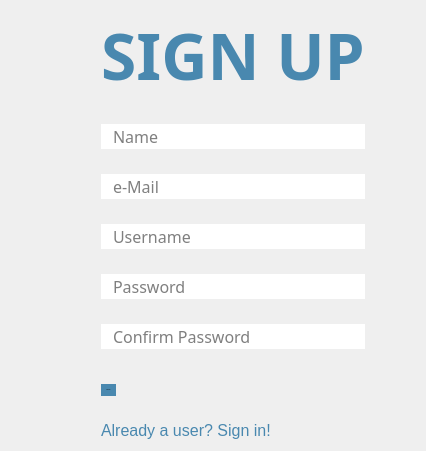
      <widget class="QWidget" name="signup">
       <layout class="QHBoxLayout" name="horizontalLayout_2">
        <item>
         <widget class="QLabel" name="image_signup">
          <property name="sizePolicy">
           <sizepolicy hsizetype="Expanding" vsizetype="Expanding">
            <horstretch>0</horstretch>
            <verstretch>0</verstretch>
           </sizepolicy>
          </property>
          <property name="font">
           <font>
            <pointsize>36</pointsize>
           </font>
          </property>
          <property name="styleSheet">
           <string notr="true"/>
          </property>
          <property name="text">
           <string/>
          </property>
          <property name="pixmap">
           <pixmap resource="resources.qrc">:/images/images/sourcemeter.png</pixmap>
          </property>
          <property name="alignment">
           <set>Qt::AlignCenter</set>
          </property>
          <property name="margin">
           <number>0</number>
          </property>
         </widget>
        </item>
        <item>
         <layout class="QFormLayout" name="formLayout_6">
          <property name="sizeConstraint">
           <enum>QLayout::SetNoConstraint</enum>
          </property>
          <property name="fieldGrowthPolicy">
           <enum>QFormLayout::ExpandingFieldsGrow</enum>
          </property>
          <property name="labelAlignment">
           <set>Qt::AlignCenter</set>
          </property>
          <property name="formAlignment">
           <set>Qt::AlignCenter</set>
          </property>
          <property name="verticalSpacing">
           <number>25</number>
          </property>
          <property name="leftMargin">
           <number>50</number>
          </property>
          <property name="rightMargin">
           <number>50</number>
          </property>
          <item row="0" column="1">
           <widget class="QLabel" name="label_10">
            <property name="maximumSize">
             <size>
              <width>16666015</width>
              <height>16777215</height>
             </size>
            </property>
            <property name="font">
             <font>
              <family>Sawasdee</family>
              <pointsize>72</pointsize>
              <weight>75</weight>
              <bold>true</bold>
             </font>
            </property>
            <property name="styleSheet">
             <string notr="true"/>
            </property>
            <property name="text">
             <string>&lt;html&gt;&lt;head/&gt;&lt;body&gt;&lt;p align=&quot;center&quot;&gt;&lt;span style=&quot; font-size:48pt; color:#4988af;&quot;&gt;SIGN UP&lt;/span&gt;&lt;/p&gt;&lt;/body&gt;&lt;/html&gt;</string>
            </property>
            <property name="alignment">
             <set>Qt::AlignCenter</set>
            </property>
            <property name="margin">
             <number>20</number>
            </property>
           </widget>
          </item>
          <item row="2" column="1">
           <widget class="QLineEdit" name="name">
            <property name="font">
             <font>
              <family>KacstTitleL</family>
              <pointsize>12</pointsize>
             </font>
            </property>
            <property name="styleSheet">
             <string notr="true">border-radius:15;padding-left:10px;</string>
            </property>
            <property name="placeholderText">
             <string>Name</string>
            </property>
           </widget>
          </item>
          <item row="3" column="1">
           <widget class="QLineEdit" name="sign_usrname">
            <property name="font">
             <font>
              <family>KacstTitleL</family>
              <pointsize>12</pointsize>
             </font>
            </property>
            <property name="styleSheet">
             <string notr="true">border-radius:15;padding-left:10px;</string>
            </property>
            <property name="placeholderText">
             <string>e-Mail</string>
            </property>
           </widget>
          </item>
          <item row="4" column="1">
           <widget class="QLineEdit" name="sign_pwd">
            <property name="font">
             <font>
              <family>KacstTitleL</family>
              <pointsize>12</pointsize>
             </font>
            </property>
            <property name="whatsThis">
             <string/>
            </property>
            <property name="accessibleName">
             <string/>
            </property>
            <property name="styleSheet">
             <string notr="true">border-radius:15;padding-left:10px;</string>
            </property>
            <property name="inputMethodHints">
             <set>Qt::ImhHiddenText|Qt::ImhNoAutoUppercase|Qt::ImhNoPredictiveText|Qt::ImhSensitiveData</set>
            </property>
            <property name="inputMask">
             <string/>
            </property>
            <property name="text">
             <string/>
            </property>
            <property name="echoMode">
             <enum>QLineEdit::Password</enum>
            </property>
            <property name="alignment">
             <set>Qt::AlignLeading|Qt::AlignLeft|Qt::AlignVCenter</set>
            </property>
            <property name="placeholderText">
             <string comment="efeswf" extracomment="sdfsdsd">Username</string>
            </property>
           </widget>
          </item>
          <item row="5" column="1">
           <widget class="QLineEdit" name="conf_pwd">
            <property name="font">
             <font>
              <family>KacstTitleL</family>
              <pointsize>12</pointsize>
             </font>
            </property>
            <property name="styleSheet">
             <string notr="true">border-radius:15;padding-left:10px;</string>
            </property>
            <property name="inputMethodHints">
             <set>Qt::ImhHiddenText|Qt::ImhNoAutoUppercase|Qt::ImhNoPredictiveText|Qt::ImhSensitiveData</set>
            </property>
            <property name="echoMode">
             <enum>QLineEdit::Password</enum>
            </property>
            <property name="placeholderText">
             <string>Password</string>
            </property>
           </widget>
          </item>
          <item row="6" column="1">
           <widget class="QLineEdit" name="noIdea">
            <property name="font">
             <font>
              <family>KacstTitleL</family>
              <pointsize>12</pointsize>
             </font>
            </property>
            <property name="styleSheet">
             <string notr="true">border-radius:15;padding-left:10px;</string>
            </property>
            <property name="placeholderText">
             <string>Confirm Password</string>
            </property>
           </widget>
          </item>
          <item row="7" column="1">
           <widget class="QPushButton" name="Signup">
            <property name="maximumSize">
             <size>
              <width>150</width>
              <height>16777215</height>
             </size>
            </property>
            <property name="font">
             <font>
              <pointsize>-1</pointsize>
             </font>
            </property>
            <property name="cursor">
             <cursorShape>PointingHandCursor</cursorShape>
            </property>
            <property name="layoutDirection">
             <enum>Qt::LeftToRight</enum>
            </property>
            <property name="styleSheet">
             <string notr="true">padding:5px;
border-radius:15;margin-top:10px;
background-color: #4988af;</string>
            </property>
            <property name="text">
             <string>SIGN UP</string>
            </property>
            <property name="flat">
             <bool>false</bool>
            </property>
           </widget>
          </item>
          <item row="8" column="1">
           <widget class="QLabel" name="goToLogin">
            <property name="mouseTracking">
             <bool>true</bool>
            </property>
            <property name="focusPolicy">
             <enum>Qt::ClickFocus</enum>
            </property>
            <property name="toolTipDuration">
             <number>0</number>
            </property>
            <property name="text">
             <string>&lt;html&gt;&lt;head/&gt;&lt;body&gt;&lt;p&gt;&lt;a href=\&quot;whatever\&quot;&gt;
&lt;span style=&quot; font-size:12pt; color:#4988af;text-decoration: none;&quot;&gt;Already a user? Sign in!&lt;/span&gt;&lt;/a&gt;&lt;/p&gt;&lt;/body&gt;&lt;/html&gt;</string>
            </property>
           </widget>
          </item>
         </layout>
        </item>
       </layout>
      </widget>
